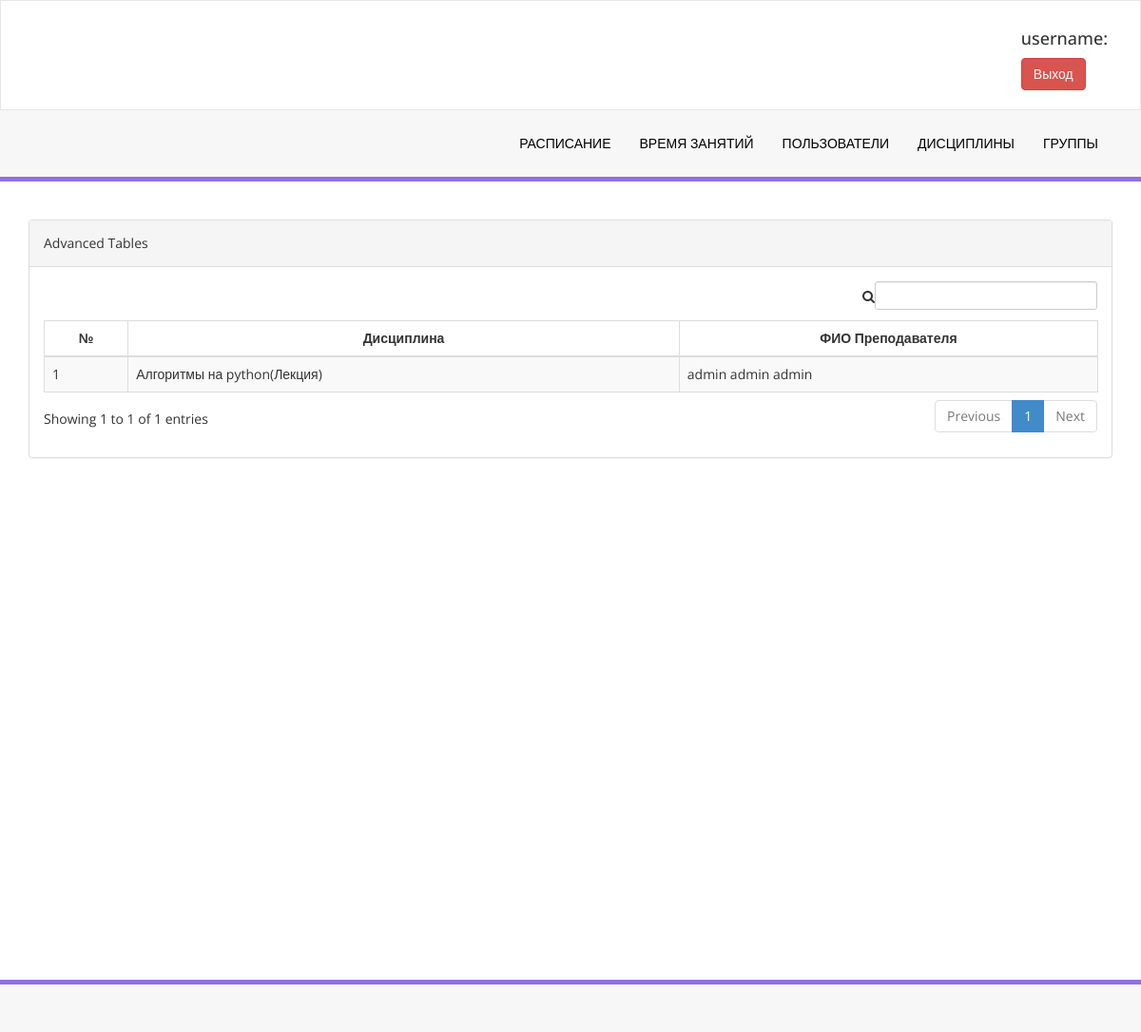
The page /lesson_info/list/ on the database as committed earlier.
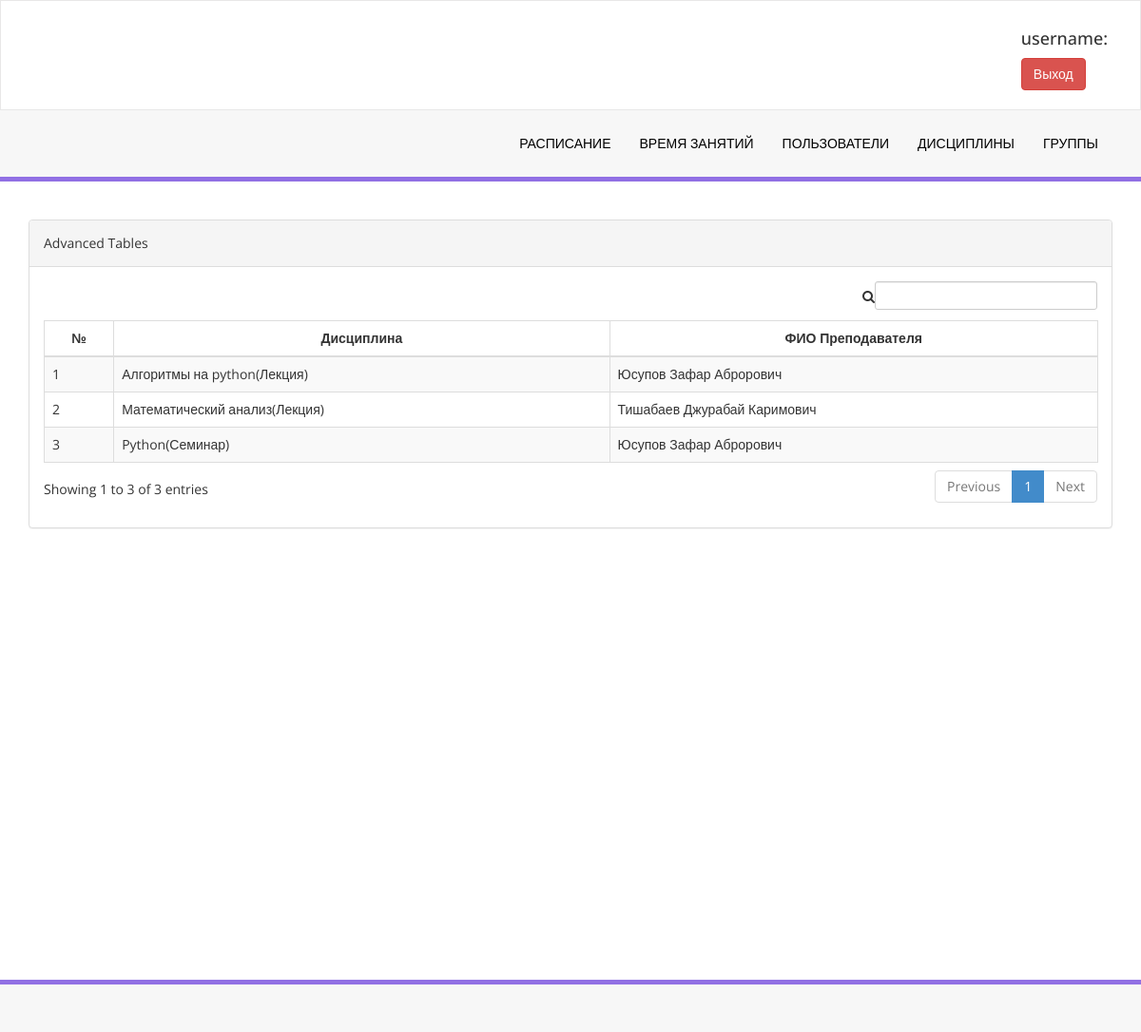
The same page on the database as committed later.
### meeting/models.py (models this page shows, shortened)
class LessonInfo(models.Model):
    name = models.CharField(max_length=255)
    type = models.ForeignKey(LessonType, on_delete=models.CASCADE)
    teacher = models.ForeignKey(Profile, on_delete=models.CASCADE, limit_choices_to={'level': "Teacher"})

class LessonType(models.Model):
    name = models.CharField(max_length=255)
    def __str__(self):
        return self.name

class Profile(models.Model):
    LEVEL = (
        ("Teacher", "Преподаватель"),
        ("Student", "Студент"),
        ("Training_division", "Учебный отдел")
    )
    user = models.OneToOneField(User, on_delete=models.CASCADE)
    first_name = models.CharField(max_length=255, null=True)
    last_name = models.CharField(max_length=255, null=True)
    otchestvo = models.CharField(max_length=255, null=True)
    level = models.CharField(max_length=255, choices=LEVEL)

### meeting/views.py (the view)
# urls.py: path('lesson_info/list/', views.LessonInfoListView.as_view(), name='lesson_info'),
class LessonInfoListView(generic.ListView):
    template_name = 'lesson_infos.html'
    model = LessonInfo

### templates/lesson_infos.html
{% extends "base.html" %}
{% block content %}
        <div class="row">
        <div class="col-md-12">
            <div class="panel panel-default">
                <div class="panel-heading">
                    Advanced Tables
                </div>
                <div class="panel-body">
                    <div class="table-responsive">
                        <table class="table table-striped table-bordered table-hover" id="lesson_info_table">
                            <thead>
                            <tr>
                                <th class="text-center">№</th>
                                <th class="text-center">Дисциплина</th>
                                <th class="text-center">ФИО Преподавателя</th>
                            </tr>
                            </thead>
                            <tbody>
                            {% for lesson in lessoninfo_list %}
                                <tr class="odd gradeX">
                                    <td>{{ forloop.counter }}</td>
                                    <td>{{ lesson.name }}({{ lesson.type }})</td>
                                    <td>{{ lesson.teacher.last_name }} {{ lesson.teacher.first_name }} {{ lesson.teacher.otchestvo }}</td>
                                </tr>
                            {% endfor %}
                            </tbody>
                        </table>
                    </div>
                </div>
            </div>
        </div>
    </div>
{% endblock %}

Rows that differ between the two databases and show on the page:
changed through a linked row, LessonInfo "Алгоритмы на python": teacher.last_name "admin" → "Юсупов"; teacher.first_name "admin" → "Зафар"; teacher.otchestvo "admin" → "Аброрович"
added LessonInfo: name "Математический анализ", type "Лекция", teacher.last_name "Тишабаев", teacher.first_name "Джурабай", teacher.otchestvo "Каримович"
added LessonInfo: name "Python", type "Семинар", teacher.last_name "Юсупов", teacher.first_name "Зафар", teacher.otchestvo "Аброрович"
Other text that changed with them:
text written by a page script: "Showing 1 to 1 of 1 entries Previous 1 Next" → "Showing 1 to 3 of 3 entries Previous 1 Next"
